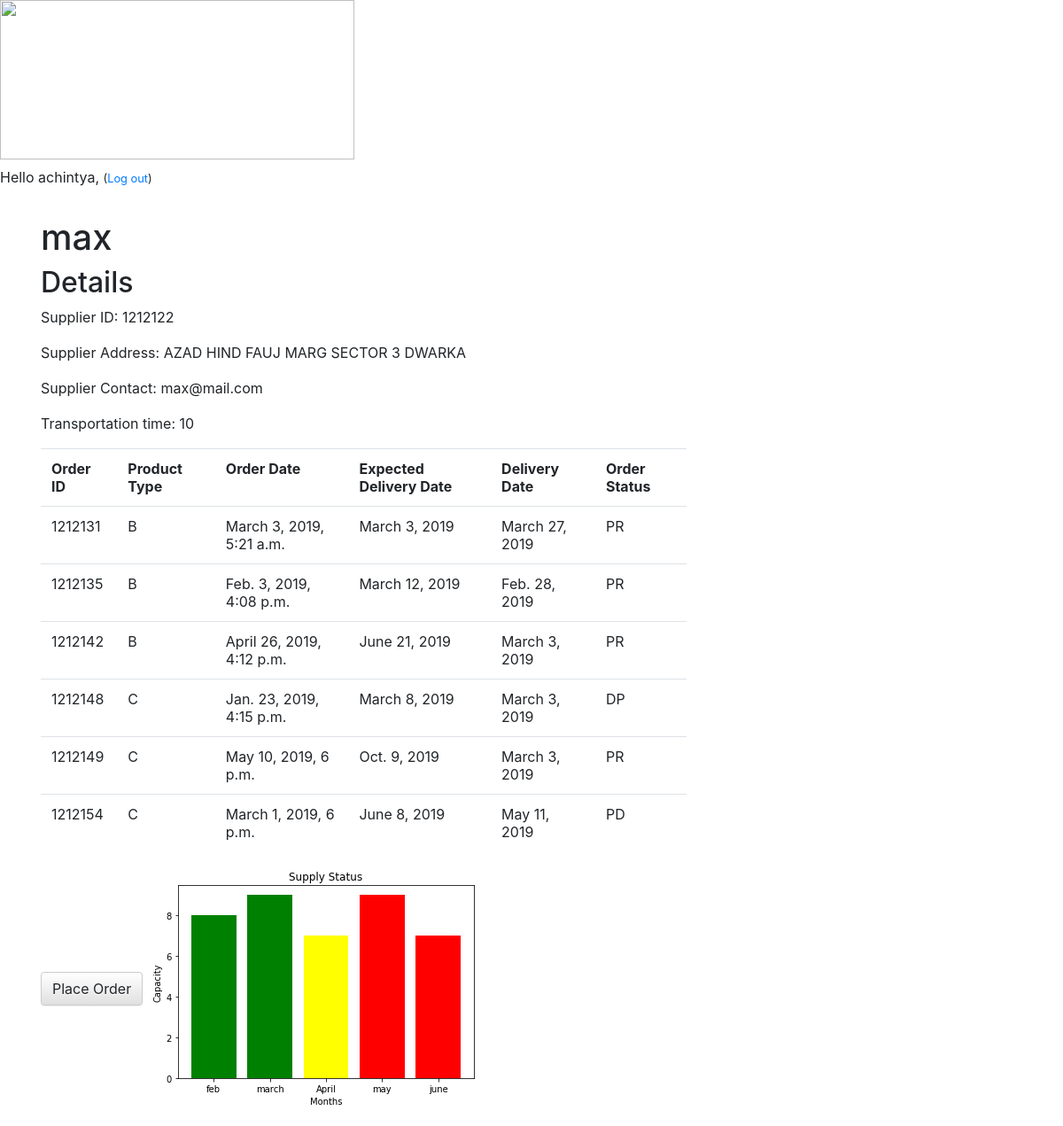
/supplier/4/ (signed in), run on the app's committed database.
### myapp/models.py (models this page shows, shortened)
class Supplier(models.Model):
    supplier_id = models.CharField(max_length=10, null=False)
    supplier_name = models.CharField(max_length=200 )
    supplier_address = models.TextField()
    supplier_email = models.EmailField()
    supplier_time = models.IntegerField(default=10)
    supplier_delay = models.BooleanField(default=False)

class Product(models.Model):
    APPROVED = 'AP'
    PROCESSING = 'PR'
    PACKED = 'PD'
    DISPATCHED = 'DP'
    ORDER_STATUS = (
        (APPROVED, 'Approved'),
        (PROCESSING, 'Processing'),
        (PACKED, 'Packed'),
        (DISPATCHED, 'Dispatched'),
    )
    A = 'A'
    B = 'B'
    C = 'C'
    PRODUCT_TYPE  = (
        (A, 'A'),
        (B, 'B'),
        (C, 'C'),
    )
    supplier = models.ForeignKey('myapp.Supplier', on_delete=models.CASCADE, related_name='products')
    order_id = models.CharField(max_length=10, null=False)
    product_type = models.CharField(max_length=1, choices=PRODUCT_TYPE, default=A)
    main_order_date = models.DateTimeField(default=timezone.now)
    completion_date = models.DateField()
    recieved_date = models.DateField()
    product_status = models.CharField(max_length=2, choices=ORDER_STATUS, default=APPROVED)

### myapp/views.py (the view)
# urls.py: path('supplier/<int:pk>/', views.supplier_detail, name='supplier_detail' ),
@login_required
def supplier_detail(request, pk):
    supplier = get_object_or_404(Supplier, pk=pk)
    return render(request, 'myapp/supplier_detail.html', {'supplier': supplier})

### myapp/templates/myapp/supplier_detail.html
{% extends 'myapp/base.html' %}
{% load static %}
{% block content %}
    <h1> {{ supplier.supplier_name }} </h1>
    <div>
        <h2>Details</h2>
        <p>Supplier ID: {{ supplier.supplier_id }} </p>
        <p>Supplier Address: {{ supplier.supplier_address }} </p>
        <p>Supplier Contact: {{ supplier.supplier_email }}</p>
        <p>Transportation time: {{ supplier.supplier_time }}</p>
    </div>
    <table class="table table-hover">
        <tr>
            <th>Order ID</th>
            <th>Product Type</th>
            <th>Order Date</th>
            <th>Expected Delivery Date</th>
            <th>Delivery Date</th>
            <th>Order Status</th>
        </tr>
        {% for product in supplier.products.all %}
            <tr>
                <td> {{ product.order_id }} </td>
                <td> {{ product.product_type }} </td>
                <td> {{ product.main_order_date }} </td>
                <td> {{ product.completion_date }} </td>
                <td> {{ product.recieved_date }} </td>
                <td> {{ product.product_status }} </td>
            </tr>
        {% endfor %}
    </table>
    <a class="btn btn-default" href="{% url 'product_new' pk=supplier.pk %}">Place Order</a>
    {% if supplier.supplier_name is "RK Industries"%}
        <img src="{% static 'assets/Graph1.png' %}">
    {% elif supplier.supplier_name is "Bearing guys" %}
        <img src="{% static 'assets/Graph2.png' %}">
    {% elif supplier.supplier_name is "BK builders" %}
        <img src="{% static 'assets/Graph3.png' %}">
    {% elif supplier.supplier_name is "max" %}
        <img src="{% static 'assets/Graph4.png' %}">
    {% else %}
        <img src="{% static 'assets/Graph5.png' %}">
    {%endif%}
{% endblock %}

### myapp/templates/myapp/base.html (shortened to what this page needs)
{% load static %}
<html>
    <head>
        <link rel="stylesheet" href="https://stackpath.bootstrapcdn.com/bootstrap/4.3.1/css/bootstrap.min.css">        <link rel="stylesheet" href="//maxcdn.bootstrapcdn.com/bootstrap/3.2.0/css/bootstrap-theme.min.css">
        <link rel="stylesheet" href="{% static 'css/stylesheet.css' %}">
    </head>
    <body>
        <div class="page-header">
            <h1><a href="/"><img class = "logo" src = "https://www.skf.com/img/logo.png"></a></h1>
            {% if user.is_authenticated %}
                <p> Hello {{ user.username }}, <small>(<a href="{% url 'logout' %}">Log out</a>)</small></p>
            {% else %}
                <a href="{% url 'login' %}" class="top-menu"><span class="glyphicon glyphicon-lock"></span></a>
            {% endif %}
        </div>
        <div class="content container">
            <div class="row">
                <div class="col-md-8">
                 {% block content %}
                 {% endblock %}
                </div>
            </div>
        </div>
    </body>
</html>

### myapp/static/css/stylesheet.css (style rules this page uses)
.container { padding: 16px; }
.logo { width : 400px; height : 180px; }

### data on the page
Supplier: supplier_name "max", supplier_id "1212122", supplier_address "AZAD HIND FAUJ MARG SECTOR 3 DWARKA", supplier_email "max@mail.com", supplier_time "10"
Product: order_id "1212131", product_type "B", main_order_date "March 3, 2019, 5:21 a.m.", completion_date "March 3, 2019", recieved_date "March 27, 2019", product_status "PR"
Product: order_id "1212135", product_type "B", main_order_date "Feb. 3, 2019, 4:08 p.m.", completion_date "March 12, 2019", recieved_date "Feb. 28, 2019", product_status "PR"
Product: order_id "1212142", product_type "B", main_order_date "April 26, 2019, 4:12 p.m.", completion_date "June 21, 2019", recieved_date "March 3, 2019", product_status "PR"
Product: order_id "1212148", product_type "C", main_order_date "Jan. 23, 2019, 4:15 p.m.", completion_date "March 8, 2019", recieved_date "March 3, 2019", product_status "DP"
Product: order_id "1212149", product_type "C", main_order_date "May 10, 2019, 6 p.m.", completion_date "Oct. 9, 2019", recieved_date "March 3, 2019", product_status "PR"
Product: order_id "1212154", product_type "C", main_order_date "March 1, 2019, 6 p.m.", completion_date "June 8, 2019", recieved_date "May 11, 2019", product_status "PD"

### other printed values
{{ user.username }} "achintya"
